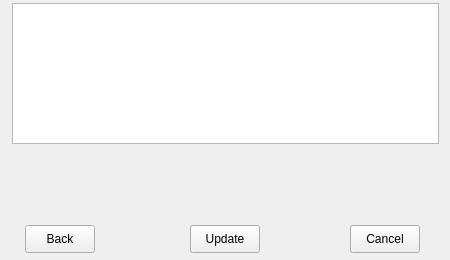
<?xml version="1.0" encoding="UTF-8"?>
<ui version="4.0">
 <class>FormChoice</class>
 <widget class="QWidget" name="FormChoice">
  <property name="geometry">
   <rect>
    <x>0</x>
    <y>0</y>
    <width>450</width>
    <height>260</height>
   </rect>
  </property>
  <property name="windowTitle">
   <string>Form</string>
  </property>
  <widget class="QTableWidget" name="tableWidgetChoice">
   <property name="enabled">
    <bool>true</bool>
   </property>
   <property name="geometry">
    <rect>
     <x>12</x>
     <y>3</y>
     <width>427</width>
     <height>141</height>
    </rect>
   </property>
  </widget>
  <widget class="QPushButton" name="pushButtonBack">
   <property name="geometry">
    <rect>
     <x>25</x>
     <y>225</y>
     <width>70</width>
     <height>28</height>
    </rect>
   </property>
   <property name="focusPolicy">
    <enum>Qt::NoFocus</enum>
   </property>
   <property name="styleSheet">
    <string notr="true">QPushButton
{
	border-image:url(Skin/button_Enable.png);
}
QPushButton:hover
{
	border-image:url(Skin/button_Hover.png);
}
QPushButton:pressed
{
	border-image:url(Skin/button_Down.png);
}
QPushButton:disabled
{
	border-image:url(Skin/button_Disable.png);
}</string>
   </property>
   <property name="text">
    <string>Back</string>
   </property>
  </widget>
  <widget class="QPushButton" name="pushButtonUpdate">
   <property name="geometry">
    <rect>
     <x>190</x>
     <y>225</y>
     <width>70</width>
     <height>28</height>
    </rect>
   </property>
   <property name="focusPolicy">
    <enum>Qt::NoFocus</enum>
   </property>
   <property name="styleSheet">
    <string notr="true">QPushButton
{
	border-image:url(Skin/button_Enable.png);
}
QPushButton:hover
{
	border-image:url(Skin/button_Hover.png);
}
QPushButton:pressed
{
	border-image:url(Skin/button_Down.png);
}
QPushButton:disabled
{
	border-image:url(Skin/button_Disable.png);
}</string>
   </property>
   <property name="text">
    <string>Update</string>
   </property>
  </widget>
  <widget class="QPushButton" name="pushButtonCancel">
   <property name="geometry">
    <rect>
     <x>350</x>
     <y>225</y>
     <width>70</width>
     <height>28</height>
    </rect>
   </property>
   <property name="focusPolicy">
    <enum>Qt::NoFocus</enum>
   </property>
   <property name="styleSheet">
    <string notr="true">QPushButton
{
	border-image:url(Skin/button_Enable.png);
}
QPushButton:hover
{
	border-image:url(Skin/button_Hover.png);
}
QPushButton:pressed
{
	border-image:url(Skin/button_Down.png);
}
QPushButton:disabled
{
	border-image:url(Skin/button_Disable.png);
}</string>
   </property>
   <property name="text">
    <string>Cancel</string>
   </property>
  </widget>
  <widget class="QLabel" name="labelChoice">
   <property name="geometry">
    <rect>
     <x>12</x>
     <y>143</y>
     <width>427</width>
     <height>73</height>
    </rect>
   </property>
   <property name="text">
    <string/>
   </property>
  </widget>
 </widget>
 <resources/>
 <connections/>
</ui>
